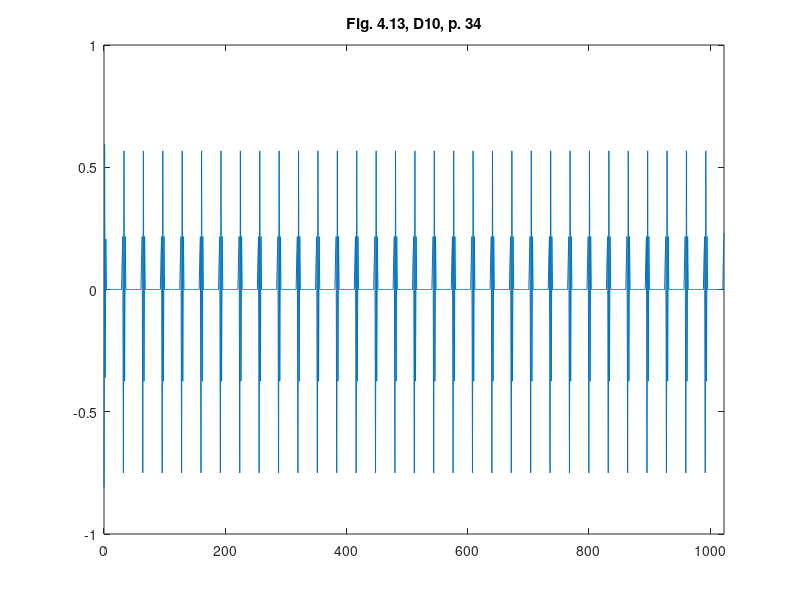

The MATLAB script that drew this image:
%% ========================================================================
%% Programmatic octave notes on "Ripples in Mathematics" by A. Jensen
%% and A. la Cour-Harbo written with a deep gratitude to the authors for
%% this wonderful text. 
%% 
%% Reconstruction of graphs in Figure 4.13, top, p.34, Ch 04, D10.
%%
%% Author: Vladimir Kulyukin
%% 
%% NB: I have tested this code in Octave 4.
%% =========================================================================
t = [0:1023];

y_fig_4_13_d10_p34 = [
-0.8080418907158531
0.595049853746475
-0.3601798815797091
0.20695947513429375
0.002550740329556848
-0.0019845285882585948
0.0012914730742914183
-0.001071804964548376
8.128915011009863E-4
-7.004436916392314E-4
5.712398569353373E-4
-5.04570359768013E-4
4.2937045564433573E-4
-3.8600646369100594E-4
3.3777789116990576E-4
-3.0770418048523636E-4
2.746256485242351E-4
-2.5276126223416825E-4
2.2892698753601898E-4
-2.124444364620741E-4
1.9460948599416613E-4
-1.8182175877665387E-4
1.6807070205355435E-4
-1.5791483998973656E-4
1.470517985329657E-4
-1.3882798650076118E-4
1.3007184383861703E-4
-1.2330238613383256E-4
1.1612362301370143E-4
-1.1047240849945709E-4
0.12510450071202975
0.21640662587560897
-0.7499053054815459
0.5668966828023699
-0.37491366946543714
0.21642353803022413
7.912752289012327E-5
-7.606827217414926E-5
7.287061346411238E-5
-7.01895004200918E-5
6.739311354132181E-5
-6.502693447061985E-5
6.256392850016756E-5
-6.04622854391227E-5
5.827868713064264E-5
-5.640094996953758E-5
5.445336713765271E-5
-5.276645189780679E-5
5.101964190237992E-5
-4.949636217788799E-5
4.792143364317477E-5
-4.653926109235781E-5
4.5112325966566874E-5
-4.3852447044856414E-5
4.255359773964084E-5
-4.140018788565677E-5
4.0212712314541255E-5
-3.9152371730556514E-5
3.8062144627352706E-5
-3.708345553233583E-5
3.607846193083534E-5
-3.517163808399968E-5
0.12503424159693183
0.21647295274216694
-0.7499674657316456
0.5669555511089905
-0.37496905848450673
0.21647614693933667
2.9450321677190592E-5
-2.875700763678592E-5
2.8049307626361723E-5
-2.7395296786966528E-5
2.672848018382552E-5
-2.6109455341613576E-5
2.5479025221538018E-5
-2.4891160177923896E-5
2.4293136024936834E-5
-2.3733026184289198E-5
2.316387035811582E-5
-2.2628474609529016E-5
2.2085030846294163E-5
-2.1571622682625864E-5
2.105106443178499E-5
-2.0557190669550688E-5
2.005697751196357E-5
-1.9580423299922406E-5
1.9098264042593927E-5
-1.863702309905641E-5
1.8170844413517032E-5
-1.7723093632003263E-5
1.7271013317734114E-5
-1.683509103968107E-5
1.639539516438008E-5
-1.5969782545735713E-5
0.12501554090585276
0.21649122673525872
-0.7499852952800694
0.5669730024442602
-0.3749861157576734
0.21649286929948328
1.3077084004500447E-5
-1.267986203416955E-5
1.228104096272714E-5
-1.1888187817879324E-5
1.1494076133963837E-5
-1.1104661381792199E-5
1.0714303787998547E-5
-1.0327464927041727E-5
9.939976110662318E-6
-9.554912960942665E-6
9.169471685185798E-6
-8.785441595011475E-6
8.401285642335122E-6
-8.017599414911112E-6
7.634021280552504E-6
-7.250039737381864E-6
6.866382985394892E-6
-6.481514096208615E-6
6.0971703043423035E-6
-5.7108668225989564E-6
5.32527305229968E-6
-4.937030602832414E-6
4.549667338332577E-6
-4.159022910865039E-6
3.7694124191042487E-6
-3.3759432267541126E-6
0.12500298364829496
0.21650376397514662
-0.74999780840602
0.5669855067437515
-0.37499860745363034
0.21650536248814106
5.858796583827727E-7
-1.77665612527977E-7
-2.2895475957975774E-7
6.415228030822132E-7
-1.0524279508920865E-6
1.469539109914364E-6
-1.8849327165374767E-6
2.3067363159789338E-6
-2.7267825284488614E-6
3.1533873983850938E-6
-3.5782101687114085E-6
4.009683825326083E-6
-4.439366126978175E-6
4.8757338563650125E-6
-5.310316794233415E-6
5.751560664729526E-6
-6.191042504872474E-6
6.637100331817904E-6
-7.081435474708377E-6
7.532199762017335E-6
-7.981297682785316E-6
8.436614568148249E-6
-8.890338750917494E-6
9.350006980687718E-6
-9.808173872371126E-6
1.0271943834073862E-5
0.12498926567815473
0.2165175528407962
-0.750011668203268
0.5669994373379116
-0.3750126091389554
0.2165194341664649
-1.3556348631216297E-5
1.4033034013501552E-5
-1.4508949966516831E-5
1.4987737468660492E-5
-1.5465958016216184E-5
1.5946294467099745E-5
-1.6426285120763362E-5
1.690756630722089E-5
-1.738874132968385E-5
1.787031256156847E-5
-1.8352035413979346E-5
1.8833192410882736E-5
-1.9314776509693207E-5
1.9794766642486426E-5
-2.0275476464929738E-5
2.0753500369033207E-5
-2.1232552920332162E-5
2.1707766508034495E-5
-2.2184333182565054E-5
2.265585006830561E-5
-2.3129058918571734E-5
2.3595953271263806E-5
-2.406489169980388E-5
2.4526201533424662E-5
-2.4989919422253732E-5
2.5444650326698013E-5
0.12497409783639213
0.21653270023902746
-0.7500267995875832
0.5670145361767616
-0.37502768010553394
0.21653445982017527
-2.854159239258222E-5
2.8959569882516453E-5
-2.9381894530830968E-5
2.9787995363201717E-5
-3.019884120300811E-5
3.059197843398237E-5
-3.0990256663953105E-5
3.1369348424467315E-5
-3.1753972886279885E-5
3.2117949025743866E-5
-3.2487842780479094E-5
3.283565169436235E-5
-3.318975380468902E-5
3.3520369386146824E-5
-3.3857641847533555E-5
3.4170070494805624E-5
-3.448950524771912E-5
3.4782792858415606E-5
-3.5083418815999055E-5
3.5356657690156756E-5
-3.5637547701191154E-5
3.5889883280666024E-5
-3.6150160958521486E-5
3.638079832170187E-5
-3.6619644656585156E-5
3.6827854691995304E-5
0.12496295548563023
0.21654358058566267
-0.7500374234269034
0.5670248829943864
-0.37503775519110893
0.21654424343247453
-3.8038777638248395E-5
3.815149531726417E-5
-3.827332752658283E-5
3.836114384572395E-5
-3.8458159475497705E-5
3.8520842810595826E-5
-3.859277574673741E-5
3.8630188701834975E-5
-3.867686658202855E-5
3.8688967291035504E-5
-3.871031309510986E-5
3.8697155734671834E-5
-3.869318858714143E-5
3.865492309810734E-5
-3.862575827878523E-5
3.856262929771508E-5
-3.850847745611016E-5
3.842082247391435E-5
-3.8341988061777827E-5
3.8230234834028286E-5
-3.8127113775317614E-5
3.799177702317434E-5
-3.786485365925904E-5
3.770653110301317E-5
-3.75563744496132E-5
3.7375742231902656E-5
0.12496279699839605
0.2165433517552718
-0.7500368062092225
0.5670238813814596
-0.37503636760897974
0.21654247575522903
-3.588893820205043E-5
3.562720811718726E-5
-3.537204725083151E-5
3.509236972723999E-5
-3.481888636145043E-5
3.4522286084033856E-5
-3.423149209147507E-5
3.391902874882378E-5
-3.3611973539532715E-5
3.328473490176716E-5
-3.296249848465235E-5
3.262159352591827E-5
-3.2285279589077686E-5
3.193183172527188E-5
-3.158256080957361E-5
3.121770131131743E-5
-3.0856604136853944E-5
3.048146577884157E-5
-3.010967679050767E-5
2.9725387784360335E-5
-2.9344038963091043E-5
2.8951717222473254E-5
-2.8561932216723628E-5
2.8162679987560646E-5
-2.7765568597088893E-5
2.7360467487850645E-5
0.12497304287945944
0.2165328981730815
-0.750026138711612
0.5670130231604871
-0.3750253124081216
0.21653124692414924
-2.4480211630962273E-5
2.4061968359309343E-5
-2.3644052364145747E-5
2.3224914956495818E-5
-2.2805783527933814E-5
2.2386629785111863E-5
-2.1967176513308064E-5
2.1548841098882824E-5
-2.1129916974911344E-5
2.0713189944877308E-5
-2.029560174490333E-5
1.9881227474899138E-5
-1.946573654957455E-5
1.90544130386402E-5
-1.8641734489112654E-5
1.8234113012461106E-5
-1.782491522304722E-5
1.742160031295097E-5
-1.701650482356652E-5
1.661805454655252E-5
-1.6217636230129745E-5
1.5824562736771816E-5
-1.54293502608552E-5
1.50421205765241E-5
-1.465259711414521E-5
1.4271634147981952E-5
0.12498611176168105
0.21651986486816746
-0.7500131370490626
0.5670000678257094
-0.37501239972085704
0.21651839061930994
-1.1676864482070142E-5
1.1324360185316315E-5
-1.0969013163274888E-5
1.0624275336438728E-5
-1.0276625934957762E-5
9.939842677981238E-6
-9.6000911499306E-6
9.2714173603392E-6
-8.939730081232205E-6
8.619289298105479E-6
-8.295800607052306E-6
7.983686863237417E-6
-7.66850091489285E-6
7.364780589944283E-6
-7.057973211622927E-6
6.76268687333449E-6
-6.464307417199757E-6
6.1774716340211826E-6
-5.8875448019960965E-6
5.609153921314862E-6
-5.3276815589542276E-6
5.057709442783696E-6
-4.784672294708373E-6
4.5230740014285495E-6
-4.258433413381618E-6
4.005146823977131E-6
0.12499625115360785
0.21650985473988313
-0.7500032557609311
0.5669903169582154
-0.375002778997978
0.21650890107117615
-2.318352604185286E-6
2.0974014124430428E-6
-1.873596755333911E-6
1.6604413759516433E-6
-1.444481847524517E-6
1.2389875458047969E-6
-1.0307412242114666E-6
8.327655806098883E-7
-6.320924668692284E-7
4.414864487395197E-7
-2.4823956402414596E-7
6.484852758248437E-8
1.2112505919277482E-7
-2.9746043690994395E-7
4.763186535067252E-7
-6.45761507225484E-7
8.176663865203635E-7
-9.803828612756257E-7
1.145499717285614E-6
-1.3016582284954281E-6
1.4601548948473797E-6
-1.6099254474128944E-6
1.7619715747416026E-6
-1.9055251414376505E-6
2.051291557041414E-6
-2.188799508092106E-6
0.12500232845762604
0.21650389085489782
-0.7499974061875024
0.5669845783653995
-0.374997152302132
0.2165033828524084
3.090453549460517E-6
-3.2054835944412106E-6
3.322416699037182E-6
-3.4322474884591023E-6
3.5439211250925688E-6
-3.6487171623019525E-6
3.7552966745680744E-6
-3.855220167308418E-6
3.956868687959752E-6
-4.052079316802794E-6
4.1489575258932636E-6
-4.239612240774628E-6
4.331878150492969E-6
-4.418130999218821E-6
4.505939774615309E-6
-4.587941752624131E-6
4.671445550877024E-6
-4.749344479675202E-6
4.8286923216802865E-6
-4.902632745981436E-6
4.977970405111595E-6
-5.0480935128697844E-6
5.119563429369041E-6
-5.186006987218554E-6
5.2537481966054305E-6
-5.316646504524345E-6
0.12500538079458678
0.21650091066766206
-0.7499944990345074
0.5669817409455872
-0.3749943854832236
0.21650068339602396
5.72169726041931E-6
-5.771687433151531E-6
5.822748734899233E-6
-5.869812528739696E-6
5.917905985812602E-6
-5.962156687387337E-6
6.007396845220617E-6
-6.048944302025135E-6
6.091442251888012E-6
-6.130392913364844E-6
6.170256331649406E-6
-6.206713295152565E-6
6.244046487664421E-6
-6.278109548996748E-6
6.313013499186429E-6
-6.344779209436943E-6
6.377351634130955E-6
-6.406913359534627E-6
6.437248767782335E-6
-6.4646967523471516E-6
6.492886506654207E-6
-6.518307938595706E-6
6.544440321078419E-6
-6.567919400019649E-6
6.592079678161031E-6
-6.613697686277364E-6
0.12500663596818434
0.21649969514255296
-0.7499933237362743
0.5669806037156588
-0.37499328688138994
0.21649962133312076
6.746679717323397E-6
-6.76161040844343E-6
6.777088641906087E-6
-6.790523419526767E-6
6.8044818411819184E-6
-6.816485996695338E-6
6.828990779781047E-6
-6.8396271953312985E-6
6.850742077724983E-6
-6.860071297549233E-6
6.869857653065639E-6
-6.877937954952966E-6
6.8864548650831635E-6
-6.893342331067971E-6
6.900646655931378E-6
-6.906395242280261E-6
6.912541691990786E-6
-6.917203295421182E-6
6.922244494933787E-6
-6.925869022581222E-6
6.929855583857371E-6
-6.932491017237102E-6
6.9354716028687695E-6
-6.937164062759856E-6
6.939185451650989E-6
-6.939979260801858E-6
0.12500694108641097
0.21649940992195318
-0.7499930587397312
0.5669803577249194
-0.3749930602105618
0.21649941280993784
6.936753078502804E-6
-6.934361685751873E-6
6.9322272054204475E-6
-6.9291339148863195E-6
6.926284807528358E-6
-6.922524396150585E-6
6.918995950348277E-6
-6.914601797232718E-6
6.910427885516773E-6
-6.905432021707527E-6
6.900645150444042E-6
-6.895078308381364E-6
6.889709667287208E-6
-6.883601330108407E-6
6.877680843448612E-6
-6.871059289107655E-6
6.8646156589386024E-6
-6.857508006720099E-6
6.850568760710946E-6
-6.843001014172179E-6
6.835592548913247E-6
-6.827589637825264E-6
6.819737261192972E-6
-6.811323082323744E-6
6.8030510548169055E-6
-6.794248511203255E-6
0.12500678558008577
0.21649957453498528
-0.7499932326314155
0.5669805402535473
-0.3749932515410693
0.21649961232677595
6.728891722794176E-6
-6.718746174512831E-6
6.708705848981888E-6
-6.6982728268003235E-6
6.6879385514472755E-6
-6.67723574791311E-6
6.666625491612687E-6
-6.655669844333832E-6
6.644800809864812E-6
-6.633608531988894E-6
6.622497187497695E-6
-6.611083795502687E-6
6.599745902373016E-6
-6.5881262436419935E-6
6.576576884651473E-6
-6.564765163457639E-6
6.5530187688131255E-6
-6.54102857216746E-6
6.529098945984857E-6
-6.5169432677566585E-6
6.504843612167088E-6
-6.492534877243776E-6
6.480277817465707E-6
-6.467827903420098E-6
6.455425509110541E-6
-6.442845768731668E-6
0.12500643030957712
0.21649993333525044
-0.7499935950481034
0.5669809059632153
-0.37499362062663427
0.21649998447878802
6.353593948545355E-6
-6.340598645927222E-6
6.327632710481761E-6
-6.314557175255812E-6
6.301507853671285E-6
-6.288360701445122E-6
6.27523675372811E-6
-6.2620262056039764E-6
6.248835991257341E-6
-6.235569890219966E-6
6.222321385133545E-6
-6.2090072110641485E-6
6.195708022758638E-6
-6.182352906820905E-6
6.169010288575225E-6
-6.155621028307821E-6
6.1422418951567674E-6
-6.128824967092953E-6
6.115415908109186E-6
-6.101977481318868E-6
6.088544773657817E-6
-6.0750907219157605E-6
6.061640342991019E-6
-6.048176256925443E-6
6.034713896693858E-6
-6.021245095562123E-6
0.12500600777616863
0.2165003566383985
-0.7499940191626321
0.566981330733718
-0.3749940460928009
0.21650041049249427
5.92699488515052E-6
-5.913555362337534E-6
5.9001091851243404E-6
-5.886687842470812E-6
5.8732584152845546E-6
-5.859859159985194E-6
5.846450464005216E-6
-5.833077001124954E-6
5.819692812556087E-6
-5.806348652802036E-6
5.7929925506824745E-6
-5.779681018077751E-6
5.766356391651169E-6
-5.753080632033025E-6
5.73979068997943E-6
-5.726553677495504E-6
5.713301454018032E-6
-5.700105998741302E-6
5.686894361540343E-6
-5.673743116102766E-6
5.6605747731101815E-6
-5.647470239061567E-6
5.634347744698989E-6
-5.6212922791406425E-6
5.608218041283565E-6
-5.595213862599119E-6
0.12500558219014826
0.21650078170676776
-0.7499944437317165
0.5669817547349738
-0.3749944695435936
0.21650083332801368
5.504758232254205E-6
-5.491978806888401E-6
5.479177240081896E-6
-5.466458306257032E-6
5.453716682273898E-6
-5.441059739114255E-6
5.428379594706843E-6
-5.415786038534895E-6
5.40316880626012E-6
-5.3906399344040135E-6
5.3780869461147485E-6
-5.3656239615793256E-6
5.3531364534546064E-6
-5.340740468611123E-6
5.328319584831502E-6
-5.3159916251465935E-6
5.303638421580007E-6
-5.29137942946242E-6
5.279094877769525E-6
-5.2669057157103E-6
5.25469070619731E-6
-5.242572160695011E-6
5.230427506713058E-6
-5.21838029090368E-6
5.206306731277566E-6
-5.194331488113973E-6
0.12500518232969018
0.21650118051911374
-0.7499948415024401
0.5669821514398548
-0.3749948651886146
0.2165012278908471
5.1112720897657165E-6
-5.099589868993202E-6
5.0878804756381305E-6
-5.0762724917417335E-6
5.064637232521908E-6
-5.053103766194909E-6
5.0415429407828705E-6
-5.030084220866243E-6
5.018598076220186E-6
-5.007214282057743E-6
4.995803014920332E-6
-4.984494278321335E-6
4.97315803721105E-6
-4.961924444334323E-6
4.9506633312284354E-6
-4.939504925016006E-6
4.928318998287069E-6
-4.917235779523984E-6
4.906125054511163E-6
-4.895116984219878E-6
4.884081435925053E-6
-4.873148436935522E-6
4.862188001665217E-6
-4.8513299599887276E-6
4.8404445365124296E-6
-4.829661303304218E-6
0.12500481885075512
0.21650154280396194
-0.7499952025936958
0.5669825113356732
-0.37499522388923545
0.21650158539537637
4.754963656537565E-6
-4.74447751528233E-6
4.733964439453945E-6
-4.7235518848210345E-6
4.7131125166311055E-6
-4.702773217998303E-6
4.6924072364219975E-6
-4.682140836946537E-6
4.671847894063211E-6
-4.661654012526645E-6
4.651433736097438E-6
-4.6413119667486225E-6
4.631163959111206E-6
-4.6211138740999455E-6
4.611037715694083E-6
-4.601058864521598E-6
4.591054112376996E-6
-4.581146023976299E-6
4.5712122145113555E-6
-4.561374397365E-6
4.551511046016064E-6
-4.541742989608488E-6
4.531949592828158E-6
-4.522250767606428E-6
4.512526802249604E-6
-4.502896661154254E-6
0.12500449324158638
0.21650186726654438
-0.7499955259071768
0.5669828335094396
-0.3749955449206435
0.21650190529429256
4.43619999887402E-6
-4.426838790672933E-6
4.417453532918669E-6
-4.408158029318756E-6
4.3988387105114005E-6
-4.389608271268209E-6
4.380354256091308E-6
-4.371188227496844E-6
4.361998867156033E-6
-4.352896582078009E-6
4.34377121395235E-6
-4.334731992933255E-6
4.325669941932908E-6
-4.316693093582527E-6
4.3076936727424195E-6
-4.298778493580828E-6
4.289841003443889E-6
-4.280986779000514E-6
4.27211050920523E-6
-4.263316513783337E-6
4.254500742325382E-6
-4.245766240140391E-6
4.237010235157472E-6
-4.228334479708924E-6
4.219637498234946E-6
-4.211019733366314E-6
0.12500420238102275
0.216502157125627
-0.7499958147607192
0.5669831213725908
-0.37499583178927565
0.21650219118381084
4.151293788768486E-6
-4.1429002353795875E-6
4.134486890903657E-6
-4.126147407770066E-6
4.117788430077039E-6
-4.109502207070298E-6
4.101196789063227E-6
-4.092963007772644E-6
4.084710333986139E-6
-4.076528167954295E-6
4.0683274147900405E-6
-4.060196029748308E-6
4.052046365882981E-6
-4.043964919516008E-6
4.035865505263482E-6
-4.027833148072743E-6
4.019783136707389E-6
-4.011799011618665E-6
4.003797548839159E-6
-3.9958607912025306E-6
3.987907014973813E-6
-3.980016752995445E-6
3.972109794109799E-6
-3.964265148930436E-6
3.956404131157833E-6
-3.948604216735048E-6
0.12500394078825658
0.2165024179139298
-0.7499960747396128
0.5669833805605331
-0.374996090181276
0.21650244879849442
3.8944614568021805E-6
-3.886831464654429E-6
3.879186759772592E-6
-3.8715969635618755E-6
3.863992794261066E-6
-3.856442266062741E-6
3.8488777067170895E-6
-3.841365512326144E-6
3.833839631489168E-6
-3.8263648291641445E-6
3.818876687335693E-6
-3.8114383292117736E-6
3.803986981271193E-6
-3.7965841119863693E-6
3.789168604956628E-6
-3.7818002626330083E-6
3.7744196373229082E-6
-3.7670848527424163E-6
3.7597381423906976E-6
-3.7524359396231146E-6
3.7451221708425777E-6
-3.7378515670100238E-6
3.730569759623849E-6
-3.723329764469012E-6
3.71607893079164E-6
-3.708868547031041E-6
0.12500370164769234
0.21650265648019407
-0.7499963127259615
0.5669836179879238
-0.37499632704405206
0.21650268511776735
3.6586913850392098E-6
-3.651589328747985E-6
3.644478299275123E-6
-3.6374007581720338E-6
3.6303146252827995E-6
-3.6232605573759866E-6
3.6161982818083144E-6
-3.6091666376479778E-6
3.602127172954843E-6
-3.595116894887451E-6
3.5880991862456876E-6
-3.581109208885002E-6
3.57411219395425E-6
-3.5671414435925417E-6
3.5601640515816427E-6
-3.5532114465429663E-6
3.5462525989367897E-6
-3.539317048909688E-6
3.532375658356451E-6
-3.5254560649434933E-6
3.5185310364077208E-6
-3.5116262920264347E-6
3.504716520935614E-6
-3.497825509780166E-6
3.4909298838197292E-6
-3.484051480545977E-6
0.12500347716887725
0.2165028806441611
-0.7499965365687611
0.5669838415331404
-0.3749965502853178
0.21650290807884745
3.4360169081583026E-6
-3.429177504273749E-6
3.4223355952848744E-6
-3.4155030354726E-6
3.408668403041769E-6
-3.401841505728695E-6
3.3950129719967857E-6
-3.3881905454631093E-6
3.3813669225248483E-6
-3.374547764629279E-6
3.367727854078886E-6
-3.3609107524745302E-6
3.3540933457724586E-6
-3.3472770777105635E-6
3.3404609562314863E-6
-3.333644287697883E-6
3.3268282211990594E-6
-3.3200099078758495E-6
3.313192656270562E-6
-3.30637144228004E-6
3.299551753785277E-6
-3.292726372062827E-6
3.285902983809239E-6
-3.279072155828573E-6
3.2722437936072563E-6
-3.2654062290467653E-6
0.12500325857160685
0.21650309922010613
-0.7499967551161764
0.5669840600789132
-0.3749967688221797
0.216503126633925
3.217450948175461E-6
-3.2105732939535687E-6
3.203700533586386E-6
-3.196809509104779E-6
3.18992387796575E-6
-3.1830181185981934E-6
3.1761182567663883E-6
-3.1691963850315164E-6
3.162280920169078E-6
-3.1553415445331963E-6
3.148409089725531E-6
-3.141450806035328E-6
3.1344999622726335E-6
-3.12752135232247E-6
3.120550706671921E-6
-3.1135503378505586E-6
3.1065584625427126E-6
-3.0995348890108848E-6
3.092520343759453E-6
-3.0854721045068746E-6
3.078433433488183E-6
-3.0713590533344844E-6
3.0642947866912636E-6
-3.057192775913094E-6
3.0501014295970937E-6
-3.042970282966439E-6
0.12500303585035705
0.21650332225755484
-0.7499969784614645
0.5669842837632388
-0.37499699283710114
0.2165033510109469
2.9927203507032987E-6
-2.9854573057276166E-6
2.978207764229846E-6
-2.970907827066429E-6
2.9636219785053405E-6
-2.9562835505645502E-6
2.9489598026721377E-6
-2.9415812680933216E-6
2.9342180106121944E-6
-2.9267977382262973E-6
2.9193933467113177E-6
-2.9119296869792018E-6
2.9044825175735166E-6
-2.8969738054317557E-6
2.889482199659365E-6
-2.8819267520473482E-6
2.8743890330184156E-6
-2.866785150016664E-6
2.8591996243273003E-6
-2.851545588215412E-6
2.843910544459662E-6
-2.8362046202658433E-6
2.828518330382607E-6
-2.8207587642547037E-6
2.8130194804979465E-6
-2.8052045019015717E-6
0.12500279741046072
0.2165035614078297
-0.7499972183123017
0.5669845243512727
-0.3749972341524148
0.21650359309055045
2.749886475903906E-6
-2.7418317694087E-6
2.733800687638698E-6
-2.725681437193916E-6
2.717586500467463E-6
-2.7094008237088814E-6
2.7012401565006092E-6
-2.692986152379906E-6
2.6847578611268784E-6
-2.676433608145277E-6
2.6681357776847143E-6
-2.6597393370331677E-6
2.6513700361563486E-6
-2.6428994482613374E-6
2.6344567241976798E-6
-2.6259100108997152E-6
2.6173918929320136E-6
-2.608767055738911E-6
2.600171552113263E-6
-2.5914665741235005E-6
2.582791675553079E-6
-2.5740045190614122E-6
2.5652481947947657E-6
-2.55637680309783E-6
2.547537003636817E-6
-2.538579300346215E-6
0.12500252965395667
0.21650383033826448
-0.749997488405132
0.5669847956495484
-0.3749975066444874
0.21650386681989223
2.47493162706371E-6
-2.465607516693218E-6
2.4563189072518227E-6
-2.4468978065393204E-6
2.4375130100915396E-6
-2.427992724283283E-6
2.4185095532159435E-6
-2.4088878680497915E-6
2.399304115183851E-6
-2.389578797046271E-6
2.379892235959053E-6
-2.370061031590732E-6
2.3602694160629207E-6
-2.3503300529709123E-6
2.3404311174920903E-6
-2.330381304106825E-6
2.3203727639606457E-6
-2.310210189989201E-6
2.3000897417000466E-6
-2.2898120782242787E-6
2.279577400043309E-6
-2.2691822985581703E-6
2.2588310481726637E-6
-2.248316143255361E-6
2.237845962289705E-6
-2.2272088692641857E-6
0.12500221661737926
0.21650414509041327
-0.7499978048594977
0.5669851138559708
-0.37499782658950187
0.21650418855375006
2.1514224999260597E-6
-2.1402724611288655E-6
2.1291716049009193E-6
-2.1178871968256905E-6
2.1066528815627354E-6
-2.09523161737928E-6
2.0838613615670403E-6
-2.072300739921809E-6
2.0607920479249387E-6
-2.0490895518419638E-6
2.037439911986045E-6
-2.025593010005255E-6
2.0137998957941326E-6
-2.0018060428937834E-6
1.9898669145497937E-6
-1.9777235513810464E-6
1.965635854188819E-6
-1.9533404087439648E-6
1.941101574912606E-6
-1.9286514636633823E-6
1.916258914276547E-6
-1.9036515410947001E-6
1.891102683932051E-6
-1.8783354420126978E-6
1.865627673746249E-6
-1.8526979467854471E-6
0.1336163394573911
0.2314252752510478
];

figure;
plot(t, y_fig_4_13_d10_p34);
xlim([0 1023]);
ylim([-1 1]);
title('Fig. 4.13, D10, p. 34');
